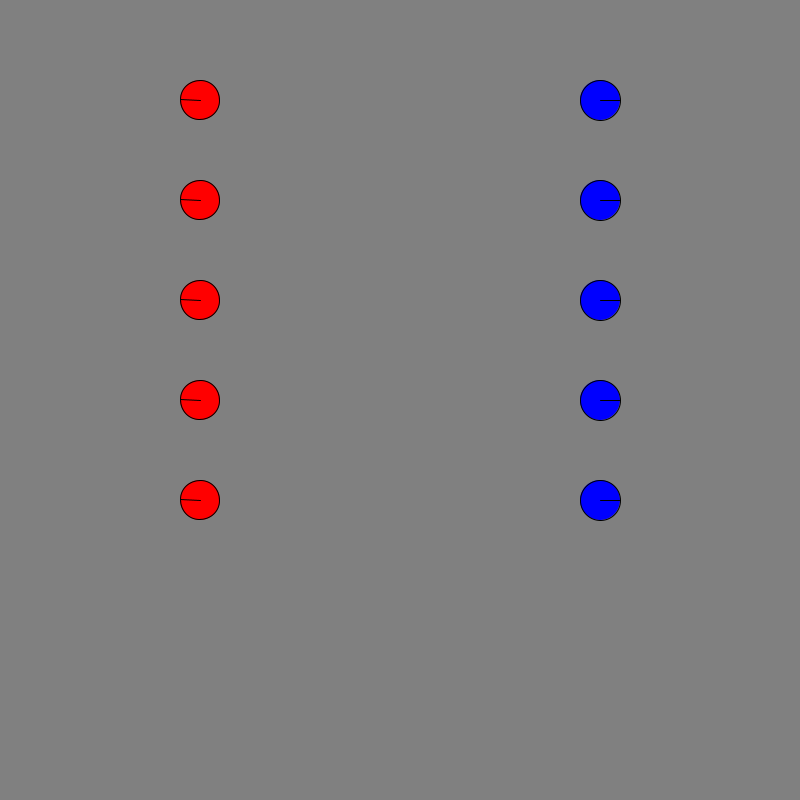
Frame 1 (no input)
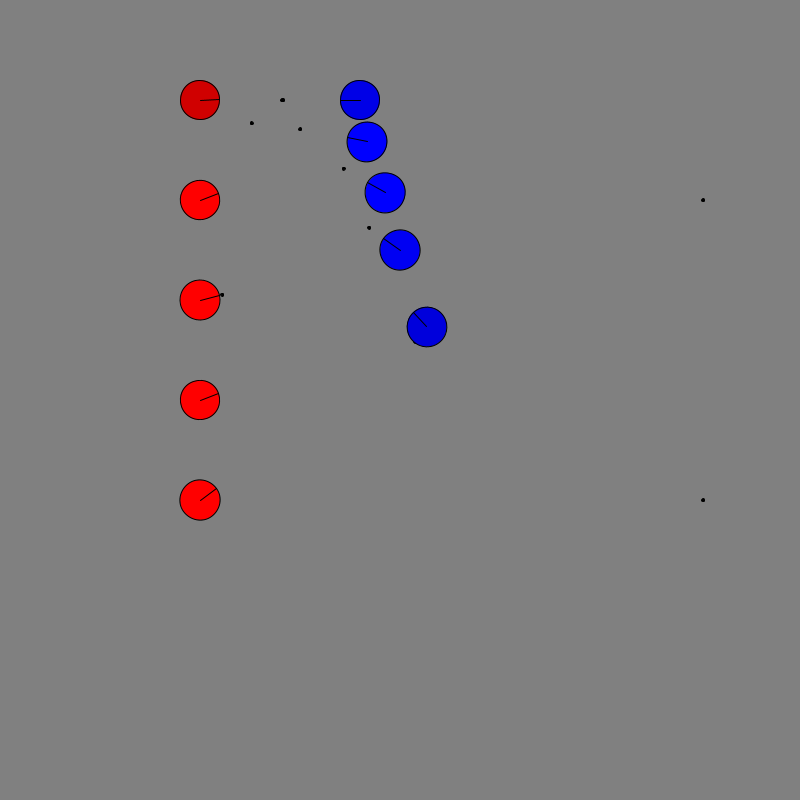
Frame 60 (the mouse pressed at the canvas centre just before this capture)
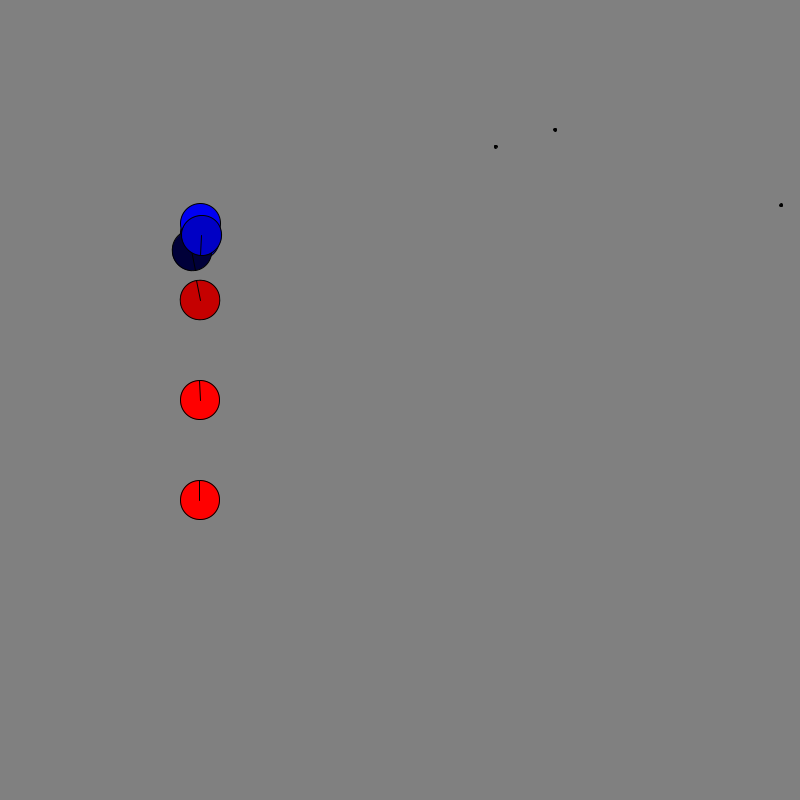
Frame 120 (the mouse held since frame 60 and released just before this capture)

The Processing sketch that drew these frames (run headless with seeded random() and noise(); from frame 60 on, the mouse is pressed at the canvas centre):

// Processing sketch: GAIHw03
// ── GAIHw03.pde
import java.util.HashMap;

static final float AGENT_RADIUS = 20;
static final int ARENA_SIZE = 800;
static final int TEAM_SIZE = 5;
// Agent max speed
static final float MAX_SPEED = 5;
static final float MAX_ACCEL = 10;
// Max time to enemy:  max seconds in the future to predict enemy movement for pursue
static final float MAX_TIME_TO_ENEMY = 2;
static final float MAX_ROT_SPEED = ((float) Math.PI)/10;
static final float ALIGN_TARGET_RAD = ((float) Math.PI)/60;
static final float ALIGN_SLOW_RAD = ((float) Math.PI)/15;
static final float BULLET_WIDTH = 3;
static final float BULLET_SPEED = 10;
static final int MAX_HEALTH = 20;

// Return codes for Behavior Tree tasks.
// If you wanted to implement an action that takes several frames,
// you could add a BUSY signal as well as a way to keep track of where
// you are in the tree, picking up again on the next frame.  But this assignment
// doesn't require that.
static final int FAIL = 0;
static final int SUCCESS = 1;

Agent[] redTeam = new Agent[TEAM_SIZE];
Agent[] blueTeam = new Agent[TEAM_SIZE];

class Agent {
  float x;
  float y;
  boolean redTeam;
  float angle;
  Blackboard blackboard;
  Task btree;
  PVector velocity;
  PVector linear_steering;
  float rotational_steering;
  boolean dead;
  boolean firing;
  Bullet bullet;
  int health;

  Agent(float x, float y, boolean redTeam, float angle) {
    this.x = x;
    this.y = y;
    this.redTeam = redTeam;
    this.angle = angle;
    this.blackboard = new Blackboard();
    this.velocity = new PVector(0, 0);
    this.linear_steering = new PVector(0, 0);
    this.rotational_steering = 0;
    this.dead = false;
    this.firing = false;
    this.bullet = new Bullet();
    this.health = MAX_HEALTH;
  }

  void draw() {
    if (dead) {
      return;
    }
    translate(x, y);
    rotate(angle);
    if (redTeam) {
      fill(255*(health+2)/(MAX_HEALTH+2), 0, 0);
    } else {
      fill(0, 0, 255*(health+2)/(MAX_HEALTH+2));
    }
    ellipse(0, 0, AGENT_RADIUS*2, AGENT_RADIUS*2);
    line(0, 0, AGENT_RADIUS, 0);
    rotate(-angle);
    translate(-x, -y);
  }
  
  void setBTree(Task btree) {
    this.btree = btree;
  }

  void act() {
    checkDeath();
    if (dead) {
      return;
    }
    linear_steering = new PVector(0,0);
    rotational_steering = 0;
    btree.execute();
    if (linear_steering.mag() > MAX_ACCEL) {
      linear_steering.setMag(MAX_ACCEL);
    }
    velocity.add(linear_steering);
    if (velocity.mag() > MAX_SPEED) {
      velocity.setMag(MAX_SPEED);
    }
    x += velocity.x;
    y += velocity.y;
    if (Math.abs(rotational_steering) > MAX_ROT_SPEED) {
      rotational_steering = Math.copySign(MAX_ROT_SPEED, rotational_steering);
    }
    angle += rotational_steering;
    if (firing && !bullet.active) {
      PVector firingVector = PVector.fromAngle(angle);
      PVector displacementVector = firingVector.copy().setMag(AGENT_RADIUS+BULLET_WIDTH);
      bullet = new Bullet(x + displacementVector.x, y + displacementVector.y,
                          firingVector);
      bullet.draw();
    } else if (bullet.active) {
      // We'll just do this here
      bullet.update();
      bullet.draw();
    }
  }
  
  // We will be in charge of damaging ourselves in response to enemy collisions & bullets;
  // same for them
  void checkDamage(Agent target) {
    if (target.dead) {
      return;
    }
    if (dist(x, y, target.x, target.y) < AGENT_RADIUS *2) {
      health--;
    }
    if (dist(x, y, target.bullet.x, target.bullet.y) < AGENT_RADIUS + BULLET_WIDTH/2) {
      health--;
      target.bullet.active = false;
    }
    // Death checked later to avoid unfair tiebreaking
    return;
  }
  
  void checkDeath() {
    if (health <= 0) {
      dead = true;
    }
  }
  
}

class Bullet {
  boolean active;
  float x;
  float y;
  PVector velocity;
  
  Bullet() {
    active = false;
    x = 0;
    y = 0;
    velocity = new PVector(0,0);
  }
  
  Bullet(float x, float y, PVector direction) {
    active = true;
    this.x = x;
    this.y = y;
    this.velocity = direction.setMag(BULLET_SPEED);
  }
  
  void draw() {
    if (!active) {
      return;
    }
    fill(0,0,0);
    ellipse(x,y, BULLET_WIDTH, BULLET_WIDTH);
  }
  
  void update() {
    if (!active) {
      return;
    }
    x += velocity.x;
    y += velocity.y;
    if (x < 0 || y < 0 || x > ARENA_SIZE || y > ARENA_SIZE) {
      // offscreen
      active = false;
    }
    // We handle collisions elsewhere
  }
  
}

void settings() {
  size(ARENA_SIZE, ARENA_SIZE);
}

void setup() {

  for (int i = 0; i < TEAM_SIZE; i++) {
    redTeam[i] = new Agent((float)ARENA_SIZE/4, (float)ARENA_SIZE/8 + 100*i, true, (float)PI);
    redTeam[i].blackboard.put("Friends", redTeam);
    redTeam[i].blackboard.put("Enemies", blueTeam);
    redTeam[i].blackboard.put("Agent", redTeam[i]);
    redTeam[i].setBTree(new RedDecisionTree(redTeam[i].blackboard));
    blueTeam[i] = new Agent((float)3*ARENA_SIZE/4, (float)ARENA_SIZE/8 + 100*i, false, 0);
    blueTeam[i].blackboard.put("Enemies", redTeam);
    blueTeam[i].blackboard.put("Friends", blueTeam);
    blueTeam[i].blackboard.put("Agent", blueTeam[i]);
    blueTeam[i].setBTree(new BlueDecisionTree(blueTeam[i].blackboard));
  }
}

void draw() {
  background(128,128,128);
  for (int i = 0; i < TEAM_SIZE; i++) {
    redTeam[i].act();
    blueTeam[i].act(); //<>//
  }
  for (int i = 0; i < TEAM_SIZE; i++) {
    for (int j = 0; j < TEAM_SIZE; j++) {
      redTeam[i].checkDamage(blueTeam[j]);
      blueTeam[i].checkDamage(redTeam[j]);
    }
    redTeam[i].draw();
    blueTeam[i].draw();
  }
}

abstract class Task {
  abstract int execute();  // returns FAIL = 0, SUCCESS = 1
  Blackboard blackboard;
  // You can implement an abstract clone() here, or you may not find it necessary
}

class Blackboard {
  HashMap<String, Object> lookup;

  Blackboard() {
    lookup = new HashMap<String, Object>();
  }

  public Object get(String key) {
    return lookup.get(key);
  }

  public void put(String key, Object val) {
    lookup.put(key, val);
  }
}

class Flee extends Task {
  Flee(Blackboard bb) {
    this.blackboard = bb;
  }

  int execute() {
    Agent agent = (Agent) blackboard.get("Agent");
    Agent[] enemies = (Agent[]) blackboard.get("Enemies");
    
    PVector steering = new PVector(0, 0);
    for (int i = 0; i < enemies.length; i++) {
      // Want a vector that points from the enemy - then don't have to flip it
      PVector displacement = new PVector(agent.x - enemies[i].x, agent.y - enemies[i].y);
      steering.add(displacement);
    }
    if (steering.mag() > MAX_ACCEL) {
      steering.setMag(MAX_ACCEL);
    }
    agent.linear_steering.add(steering);

    return SUCCESS;
  }
}

class Mark extends Task {
  Mark(Blackboard bb) {
    this.blackboard = bb;
  }
  
  int execute(){
    Agent agent = (Agent) blackboard.get("Agent");
    Agent[] enemies = (Agent[]) blackboard.get("Enemies");
    if(enemies == null || enemies.length == 0){
      return FAIL; 
    }
    float dist = MAX_FLOAT;
    Agent closest = null;
    for(Agent a : enemies){
      if(dist(a.x, a.y, agent.x, agent.y) < dist && !a.dead){
        closest = a;
        dist = dist(a.x, a.y, agent.x, agent.y);
      }
    }
    if(closest == null){ return FAIL; }
    agent.blackboard.put("Mark", closest);
    return SUCCESS; 
  }
}

class Pursue extends Task {
  Pursue(Blackboard bb) {
    this.blackboard = bb;
  }
  int execute(){
    Agent agent = (Agent) blackboard.get("Agent");
    Agent mark = (Agent) blackboard.get("Mark");
    if(mark == null){
      return FAIL;
    }
    PVector displacement = new PVector(mark.x - agent.x, mark.y - agent.y);
    if (displacement.mag() > MAX_ACCEL) {
      displacement.setMag(MAX_ACCEL);
    }
    agent.linear_steering.add(displacement);

    return SUCCESS; 
  }
}

class Aim extends Task {
  Aim(Blackboard bb) {
    this.blackboard = bb;
  }
  
  int execute(){
    Agent agent = (Agent) blackboard.get("Agent");
    Agent mark = (Agent) blackboard.get("Mark");
    if(mark == null || mark.dead){
      return FAIL;
    }
    //Align code based on Professor Gold's Assignment 1 Steering Solution
    PVector direction = new PVector(mark.x - agent.x, mark.y - agent.y);
    float angle = direction.heading();

    float difference = boundDiff(angle - agent.angle);
    
    float rotationSize = abs(difference);
    if (rotationSize < ALIGN_TARGET_RAD) {
      return FAIL;
    }
    
    agent.angle += (difference / rotationSize) * (rotationSize > ALIGN_SLOW_RAD ? MAX_ROT_SPEED : MAX_ROT_SPEED * rotationSize / ALIGN_SLOW_RAD);
    
    return SUCCESS; 
  }
}

class Shoot extends Task {
  Shoot(Blackboard bb) {
    this.blackboard = bb;
  }
  
  int execute(){
    Agent agent = (Agent) blackboard.get("Agent");
    Agent mark = (Agent) blackboard.get("Mark");
    Bullet myBullet = agent.bullet;
    if(myBullet.active || agent.firing || mark == null || mark.dead){
      return FAIL;
    }
    agent.firing = true;
    return SUCCESS; 
  }
}

class Help extends Task {
  Help(Blackboard bb) {
    this.blackboard = bb;
  }
  
  int execute(){
    Agent agent = (Agent) blackboard.get("Agent");
    Agent[] friends = (Agent[]) blackboard.get("Friends");
    float dist = MAX_FLOAT;
    Agent closest = null;
    for(Agent a : friends){
      if(dist(a.x, a.y, agent.x, agent.y) < dist && !a.dead){
        Agent mark = (Agent) a.blackboard.get("Mark");
        if(mark != null && !mark.dead){
          closest = a;
          dist = dist(a.x, a.y, agent.x, agent.y);
        }
      }
    }
    if(closest == null || dist == MAX_FLOAT){ return FAIL; }
    agent.blackboard.put("Mark", closest.blackboard.get("Mark"));
    return SUCCESS; 
  }
}

class RedDecisionTree extends Task {
  Task[] executeList;
  RedDecisionTree(Blackboard bb) {
    this.blackboard = bb;
    this.executeList = new Task[]{new Shoot(bb), new Aim(bb), new Mark(bb) };
  }
  
  int execute(){
    Agent agent = (Agent) blackboard.get("Agent");
    agent.firing = false;
    int i = 1;
    if(inLineOfSight(this.blackboard)){
      i = 0;
    }
    for(; i < executeList.length; i++){
      if(executeList[i].execute() == SUCCESS){ return SUCCESS; }
    }
    return FAIL; 
  }
}

class BlueDecisionTree extends Task {
  Task[] markList;
  Task[] executeList;
  BlueDecisionTree(Blackboard bb) {
    this.blackboard = bb;
    this.markList = new Task[]{new Help(bb), new Mark(bb)};
    this.executeList = new Task[]{new Shoot(bb), new Aim(bb), new Pursue(bb)};
  }
  
  int execute(){
    Agent agent = (Agent) blackboard.get("Agent");
    Agent mark = (Agent) blackboard.get("Mark");
    agent.firing = false;
    if(mark == null || mark.dead){
      for(int i = 0; i < markList.length; i++){
        if(markList[i].execute() == SUCCESS){ return SUCCESS; } 
      }
      return FAIL;
    } else {
      int i = 1;
      if(inLineOfSight(this.blackboard)){
        i = 0;
      }
      for(; i < executeList.length; i++){
        if(executeList[i].execute() == SUCCESS){ return SUCCESS; }
      }
      return FAIL;
    }
  }
}


float boundDiff(float difference){
   while (difference < -PI) {
     difference += 2*PI;
   }
   while (difference >= PI) {
     difference -= 2*PI;
   }
   return difference;
}

boolean inLineOfSight(Blackboard blackboard){
  Agent agent = (Agent) blackboard.get("Agent");
  Agent mark = (Agent) blackboard.get("Mark");
  if(mark != null && !mark.dead){  
    PVector direction = new PVector(mark.x - agent.x, mark.y - agent.y);
    float angle = direction.heading();
    float difference = boundDiff(angle - agent.angle);
  
    float rotationSize = abs(difference);
    if(rotationSize < ALIGN_TARGET_RAD && !mark.dead){
      return true;
    }
  }
  return false;
}
